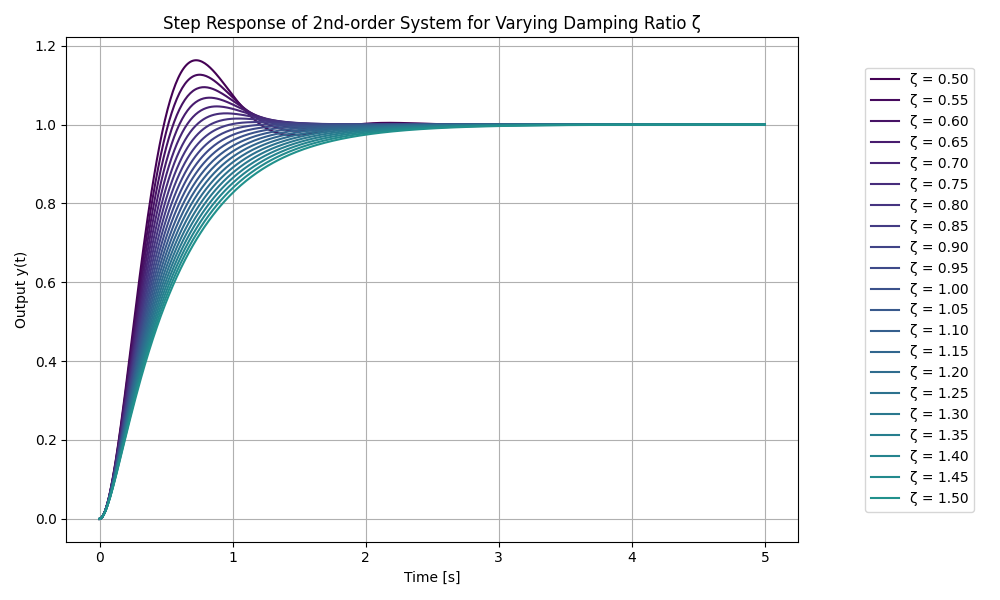

Write the Python code that produced this figure.
import numpy as np
import matplotlib.pyplot as plt
from scipy.signal import TransferFunction, step

# 자연 주파수 설정
omega_n = 5.0  # rad/s

# 감쇠비 범위 설정
zeta_values = np.arange(0.5, 1.51, 0.05)

# 시간 축 설정
t = np.linspace(0, 5, 500)

# 그래프 설정
plt.figure(figsize=(10, 6))
colors = plt.cm.viridis(np.linspace(0, 0.5, len(zeta_values)))

for idx, zeta in enumerate(zeta_values):
    # 전달함수: G(s) = omega_n^2 / (s^2 + 2*zeta*omega_n*s + omega_n^2)
    num = [omega_n ** 2]
    den = [1, 2 * zeta * omega_n, omega_n ** 2]
    sys = TransferFunction(num, den)
    
    # 단위 입력 응답 계산
    t_out, y_out = step(sys, T=t)
    
    plt.plot(t_out, y_out, color=colors[idx], label=f"ζ = {zeta:.2f}")

# 그래프 스타일
plt.title("Step Response of 2nd-order System for Varying Damping Ratio ζ")
plt.xlabel("Time [s]")
plt.ylabel("Output y(t)")
plt.grid(True)
plt.legend(loc="right", bbox_to_anchor=(1.25, 0.5))
plt.tight_layout()
plt.show()
